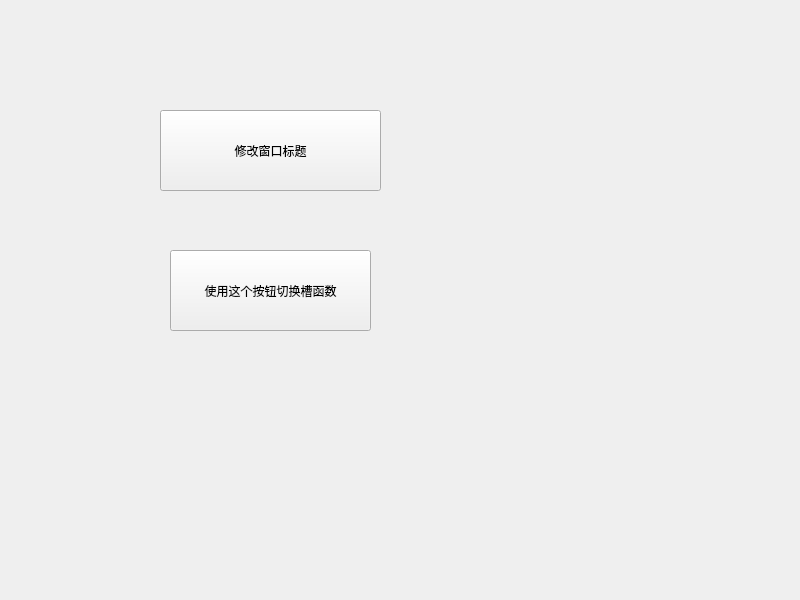
<?xml version="1.0" encoding="UTF-8"?>
<ui version="4.0">
 <class>Widget</class>
 <widget class="QWidget" name="Widget">
  <property name="geometry">
   <rect>
    <x>0</x>
    <y>0</y>
    <width>800</width>
    <height>600</height>
   </rect>
  </property>
  <property name="windowTitle">
   <string>Widget</string>
  </property>
  <widget class="QPushButton" name="pushButton">
   <property name="geometry">
    <rect>
     <x>160</x>
     <y>110</y>
     <width>221</width>
     <height>81</height>
    </rect>
   </property>
   <property name="text">
    <string>修改窗口标题</string>
   </property>
  </widget>
  <widget class="QPushButton" name="pushButton_2">
   <property name="geometry">
    <rect>
     <x>170</x>
     <y>250</y>
     <width>201</width>
     <height>81</height>
    </rect>
   </property>
   <property name="text">
    <string>使用这个按钮切换槽函数</string>
   </property>
  </widget>
 </widget>
 <resources/>
 <connections/>
</ui>
